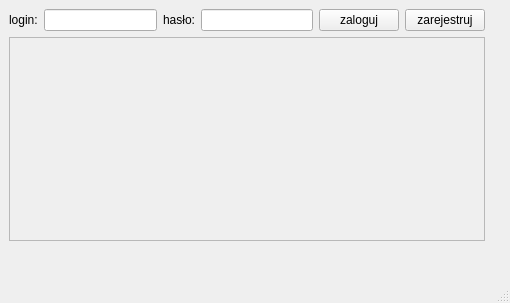
<?xml version="1.0" encoding="UTF-8"?>
<ui version="4.0">
 <class>MainWindow</class>
 <widget class="QMainWindow" name="MainWindow">
  <property name="geometry">
   <rect>
    <x>0</x>
    <y>0</y>
    <width>510</width>
    <height>303</height>
   </rect>
  </property>
  <property name="windowTitle">
   <string>Paragon</string>
  </property>
  <widget class="QWidget" name="centralwidget">
   <widget class="QWidget" name="verticalLayoutWidget">
    <property name="geometry">
     <rect>
      <x>9</x>
      <y>9</y>
      <width>476</width>
      <height>232</height>
     </rect>
    </property>
    <layout class="QVBoxLayout" name="verticalLayout">
     <item>
      <layout class="QHBoxLayout" name="horizontalLayout">
       <item>
        <widget class="QLabel" name="label">
         <property name="text">
          <string>login:</string>
         </property>
        </widget>
       </item>
       <item>
        <widget class="QLineEdit" name="lineEdit_2"/>
       </item>
       <item>
        <widget class="QLabel" name="label_2">
         <property name="text">
          <string>hasło:</string>
         </property>
        </widget>
       </item>
       <item>
        <widget class="QLineEdit" name="lineEdit"/>
       </item>
       <item>
        <widget class="QPushButton" name="pushButton_2">
         <property name="text">
          <string>zaloguj</string>
         </property>
        </widget>
       </item>
       <item>
        <widget class="QPushButton" name="pushButton">
         <property name="text">
          <string>zarejestruj</string>
         </property>
        </widget>
       </item>
      </layout>
     </item>
     <item>
      <widget class="QScrollArea" name="scrollArea">
       <property name="widgetResizable">
        <bool>true</bool>
       </property>
       <widget class="QWidget" name="scrollAreaWidgetContents">
        <property name="geometry">
         <rect>
          <x>0</x>
          <y>0</y>
          <width>472</width>
          <height>195</height>
         </rect>
        </property>
       </widget>
      </widget>
     </item>
    </layout>
   </widget>
  </widget>
  <widget class="QMenuBar" name="menubar">
   <property name="geometry">
    <rect>
     <x>0</x>
     <y>0</y>
     <width>510</width>
     <height>21</height>
    </rect>
   </property>
  </widget>
  <widget class="QStatusBar" name="statusbar"/>
 </widget>
 <resources/>
 <connections/>
</ui>
